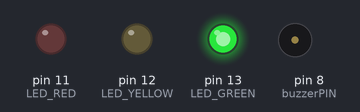
The sketch below on a simulated Arduino Uno, built with avr-gcc and run on an emulated ATmega328P. Parts: output pins drawn as LEDs (lit = HIGH), buzzer (waves = sounding).

Above: at 2.5 s.
At 6.2 s:
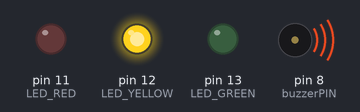
At 7.7 s:
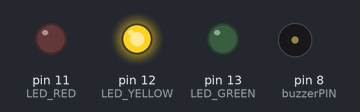
At 10.5 s:
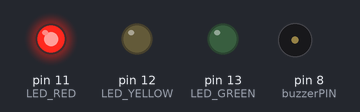
Timing chart, 0 to 16.9 s (numbered marks = the images above):
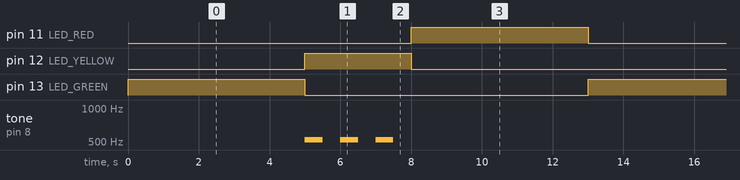

The sketch:

Traffic_Light_w_Buzzer.ino
```cpp
const int buzzerPIN = 8;
int LED_GREEN = 13;
int LED_YELLOW = 12;
int LED_RED= 11;

int greenDuration = 5000;
int yellowDuration = 3000;
int redDuration = 5000;

void setup() {
  pinMode(buzzerPIN, OUTPUT);
  pinMode(LED_RED, OUTPUT);
  pinMode(LED_YELLOW, OUTPUT);
  pinMode(LED_GREEN, OUTPUT);
}

void loop() {
  //green
  digitalWrite(LED_RED, LOW);
  digitalWrite(LED_YELLOW, LOW);
  digitalWrite(LED_GREEN, HIGH);
  noTone(buzzerPIN);
  delay(greenDuration);

  //yellow
  digitalWrite(LED_GREEN, LOW);
  digitalWrite(LED_YELLOW, HIGH);
  digitalWrite(LED_RED, LOW);

  //the beeps (3 times)
  tone(buzzerPIN, 523);
  delay(500);
  noTone(buzzerPIN);
  delay(500);

  tone(buzzerPIN, 523);
  delay(500);
  noTone(buzzerPIN);
  delay(500);

  tone(buzzerPIN, 523);
  delay(500);
  noTone(buzzerPIN);
  delay(500);

  //red
  digitalWrite(LED_YELLOW, LOW);
  digitalWrite(LED_RED, HIGH);
  noTone(buzzerPIN);
  delay(redDuration);
}
```

Measured:
- by itself, pin 11 (LED_RED), pin 13 (LED_GREEN): alternates HIGH for 5.0 s and LOW for 8.0 s
- by itself, pin 12 (LED_YELLOW): alternates HIGH for 3.0 s and LOW for 10.0 s
- by itself, tone on pin 8 (buzzerPIN): repeats every 13.0 s: 2 × (silent 0.50 s, 523 Hz 0.50 s), silent 10.5 s, 523 Hz 0.50 s
